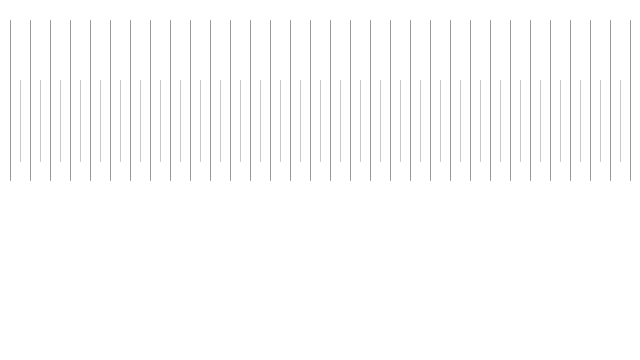
Frame 1 (no input)
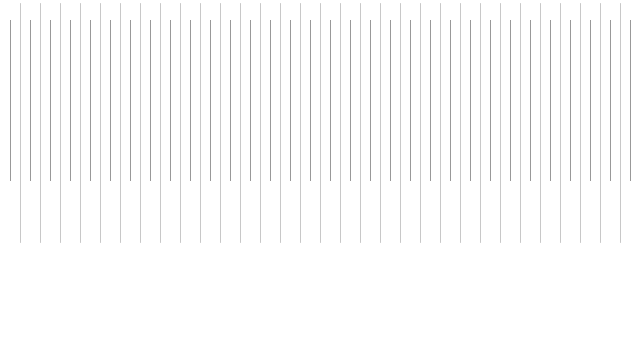
Frame 60 (the mouse pressed at the canvas centre just before this capture)
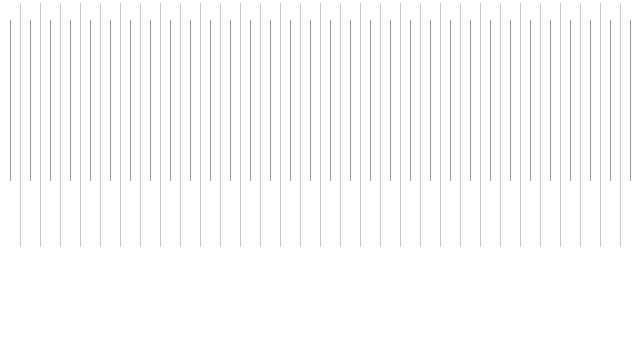
Frame 120 (the mouse held since frame 60 and released just before this capture)

The Processing sketch that drew these frames (run headless with seeded random() and noise(); from frame 60 on, the mouse is pressed at the canvas centre):

// Processing sketch: sketch_160804c
// ── sketch_160804c.pde
int a;
int i;

void setup(){
  size(640, 360);
    background(255);
}

  void draw(){
    a = (int)random(250);
    i = (int)random(100); 
  for(i = 10; i < width; i += 10) {
  if((i % 20) == 0) {
    stroke(200);
    line(i, 80, i, a);
  } else {
    stroke(153);
    line(i, 20, i, 180); 
  }
}
  }
